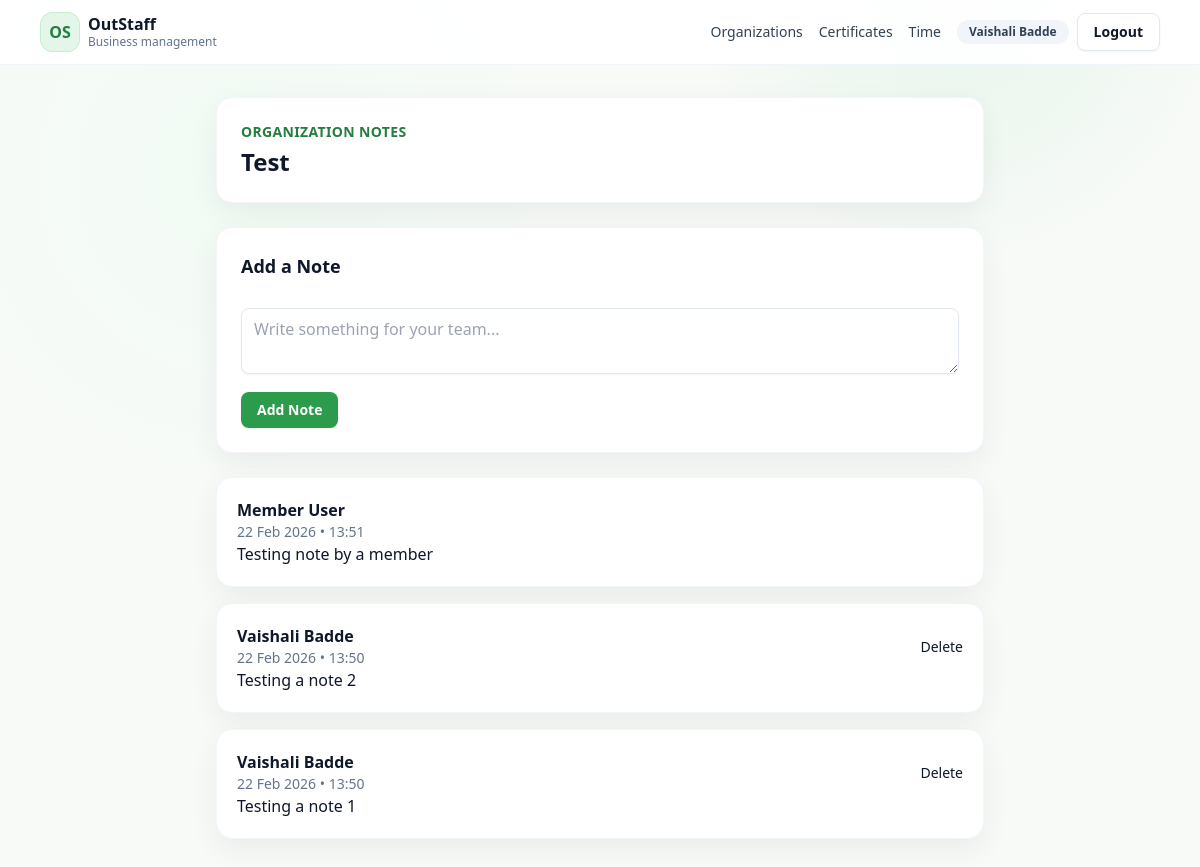
The page /orgs/1/notes/ (signed in) on the database its author committed.
### app/models.py (models this page shows, shortened)
class TimestampMixin:
    created_at = db.Column(db.DateTime, default=datetime.utcnow)
    updated_at = db.Column(db.DateTime, default=datetime.utcnow, onupdate=datetime.utcnow)

class User(UserMixin, TimestampMixin, db.Model):
    id = db.Column(db.Integer, primary_key=True)
    email = db.Column(db.String(255), unique=True, nullable=False, index=True)
    password_hash = db.Column(db.String(255), nullable=False)
    name = db.Column(db.String(120), nullable=False)
    is_verified = db.Column(db.Boolean, default=False)
    memberships = db.relationship("Membership", backref="user", lazy=True, cascade="all, delete-orphan")
    certificates = db.relationship(
        "Certificate", backref="user", lazy=True, cascade="all, delete-orphan", foreign_keys="Certificate.user_id"
    )
    time_entries = db.relationship(
        "TimeEntry", backref="user", lazy=True, cascade="all, delete-orphan", foreign_keys="TimeEntry.user_id"
    )

class Organization(TimestampMixin, db.Model):
    id = db.Column(db.Integer, primary_key=True)
    name = db.Column(db.String(255), nullable=False)
    slug = db.Column(db.String(255), unique=True, nullable=False)
    timezone = db.Column(db.String(80), default="UTC")
    default_workweek = db.Column(db.String(80), default="Mon-Fri")
    created_by_id = db.Column(db.Integer, db.ForeignKey("user.id"), nullable=False)
    memberships = db.relationship("Membership", backref="organization", lazy=True, cascade="all, delete-orphan")
    invitations = db.relationship("Invitation", backref="organization", lazy=True, cascade="all, delete-orphan")
    certificate_types = db.relationship(
        "CertificateType", backref="organization", lazy=True, cascade="all, delete-orphan"
    )
    certificates = db.relationship("Certificate", backref="organization", lazy=True, cascade="all, delete-orphan")
    time_entries = db.relationship("TimeEntry", backref="organization", lazy=True, cascade="all, delete-orphan")
    projects = db.relationship("Project", backref="organization", lazy=True, cascade="all, delete-orphan")
    activities = db.relationship("Activity", backref="organization", lazy=True, cascade="all, delete-orphan")
    policies = db.relationship("Policy", backref="organization", lazy=True, cascade="all, delete-orphan")
    period_locks = db.relationship("PeriodLock", backref="organization", lazy=True, cascade="all, delete-orphan")
    holidays = db.relationship("Holiday", backref="organization", lazy=True, cascade="all, delete-orphan")
    report_presets = db.relationship("ReportPreset", backref="organization", lazy=True, cascade="all, delete-orphan")
    approval_logs = db.relationship("ApprovalLog", backref="organization", lazy=True, cascade="all, delete-orphan")

class Note(TimestampMixin, db.Model):
    id = db.Column(db.Integer, primary_key=True)
    org_id = db.Column(db.Integer, db.ForeignKey("organization.id"), nullable=False)
    author_id = db.Column(db.Integer, db.ForeignKey("user.id"), nullable=False)
    content = db.Column(db.Text, nullable=False)
    organization = db.relationship("Organization", backref=db.backref("notes", lazy=True, cascade="all, delete-orphan"))
    author = db.relationship("User", foreign_keys=[author_id])

### app/notes/routes.py (the view, shortened to what this page needs)
@notes_bp.route("/", methods=["GET", "POST"])
@login_required
def notes_page(org_id):
    membership = _user_membership(org_id)
    if not membership:
        abort(403)
    org = membership.organization
    form = NoteForm()
    notes = (
        Note.query
        .filter_by(org_id=org_id)
        .order_by(Note.created_at.desc())
        .all()
    )
    return render_template(
        "notes/list.html",
        org=org,
        notes=notes,
        form=form
    )

### app/forms.py
class NoteForm(FlaskForm):
    content = TextAreaField("Content", validators=[DataRequired()])
    submit = SubmitField("Add Note")

### app/notes/routes.py (called while the page is built)
def _user_membership(org_id):
    return Membership.query.filter_by(
        user_id=current_user.id,
        org_id=org_id,
        status="active"
    ).first()

### app/templates/notes/list.html (shortened to what this page needs)
{% extends "base.html" %}
{% block content %}
<div class="max-w-3xl mx-auto mt-8 space-y-6">
  <div class="card p-6">
    <p class="text-sm uppercase tracking-wide text-brand-700 font-semibold">
      Organization Notes
    </p>
    <h1 class="text-2xl font-bold mt-1">
      {{ org.name }}
    </h1>
  </div>
  <div class="card p-6">
    <h2 class="text-lg font-semibold mb-4">Add a Note</h2>
    <form method="POST" class="space-y-3">
      {{ form.content(
        class="w-full border border-slate-300 rounded-lg p-3 focus:outline-none focus:ring-2 focus:ring-brand-500",
        placeholder="Write something for your team..."
      ) }}
      <button type="submit"
              class="btn btn-primary">
        Add Note
      </button>
    </form>
  </div>
  <div class="space-y-4">
    {% if notes %}
      {% for note in notes %}
        <div class="card p-5">
          <div class="flex items-center justify-between mb-2">
            <div>
              <p class="font-semibold text-slate-900">
                {{ note.author.name }}
              </p>
              <p class="text-sm text-slate-500">
                {{ note.created_at.strftime("%d %b %Y • %H:%M") }}
              </p>
            </div>
            {% if note.author_id == current_user.id %}
            <form method="POST"
                  action="{{ url_for('notes.delete_note', org_id=org.id, note_id=note.id) }}">
              <button type="submit"
                      class="text-red-600 text-sm hover:underline">
                Delete
              </button>
            </form>
            {% endif %}
          </div>
          <div class="text-slate-800 whitespace-pre-line">
            {{ note.content }}
          </div>
        </div>
      {% endfor %}
    {% else %}
      <div class="card p-6 text-center text-slate-500">
        No notes yet. Be the first to add one.
      </div>
    {% endif %}
  </div>
</div>
{% endblock %}

### app/templates/base.html (shortened to what this page needs)
<!doctype html>
<html lang="en">
  <head>
    <link rel="stylesheet" href="{{ url_for('static', filename='css/tailwind.css') }}" />
  </head>
  <body class="min-h-screen">
    <header class="border-b border-slate-100 bg-white/90 backdrop-blur sticky top-0 z-30">
      <div class="mx-auto max-w-6xl px-4 py-3 flex items-center justify-between">
        <a href="{{ url_for('orgs.list_orgs') if current_user.is_authenticated else url_for('auth.login') }}" class="flex items-center gap-2">
          <span class="h-10 w-10 rounded-xl bg-brand-100 border border-brand-200 flex items-center justify-center text-brand-700 font-bold">OS</span>
          <div class="leading-tight">
            <p class="font-semibold text-slate-900">OutStaff</p>
            <p class="text-xs text-slate-500">Business management</p>
          </div>
        </a>
        <nav class="flex items-center gap-4">
          {% if current_user.is_authenticated %}
          <a class="nav-link" href="{{ url_for('orgs.list_orgs') }}">Organizations</a>
          <a class="nav-link" href="{{ url_for('certificates.list_certificates', org_id=(active_membership.org_id if active_membership else (user_orgs[0].id if user_orgs else 0))) if user_orgs else '#' }}">Certificates</a>
          <a class="nav-link" href="{{ url_for('time.dashboard', org_id=(active_membership.org_id if active_membership else (user_orgs[0].id if user_orgs else 0))) if user_orgs else '#' }}">Time</a>
          <div class="flex items-center gap-2">
            <span class="pill">{{ current_user.name }}</span>
            <a class="btn btn-secondary" href="{{ url_for('auth.logout') }}">Logout</a>
          </div>
          {% else %}
          <a class="btn btn-secondary" href="{{ url_for('auth.login') }}">Sign in</a>
          <a class="btn btn-primary" href="{{ url_for('auth.signup') }}">Create account</a>
          {% endif %}
        </nav>
      </div>
    </header>
    <main class="mx-auto max-w-6xl px-4 py-8">
      {% block content %}{% endblock %}
    </main>
  </body>
</html>

### rows shown on the page
User: name "Vaishali Badde"
Organization: name "Test"
Note: author.name "Member User", created_at "22 Feb 2026 • 13:51", content "Testing note by a member"
Note: author.name "Vaishali Badde", created_at "22 Feb 2026 • 13:50", content "Testing a note 2"
Note: author.name "Vaishali Badde", created_at "22 Feb 2026 • 13:50", content "Testing a note 1"
